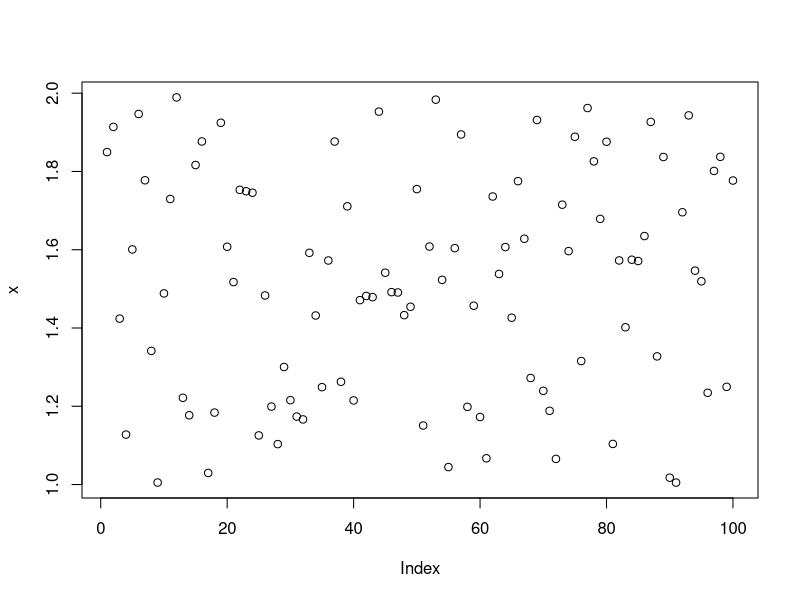
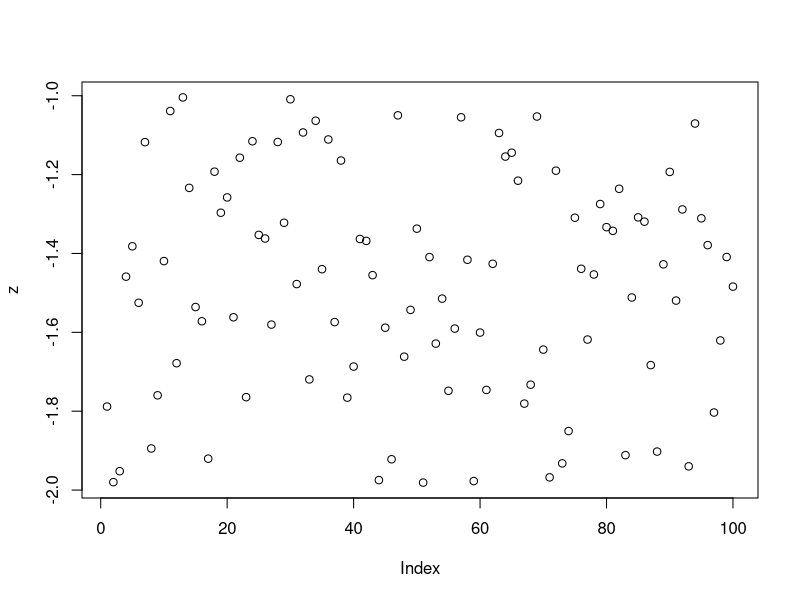
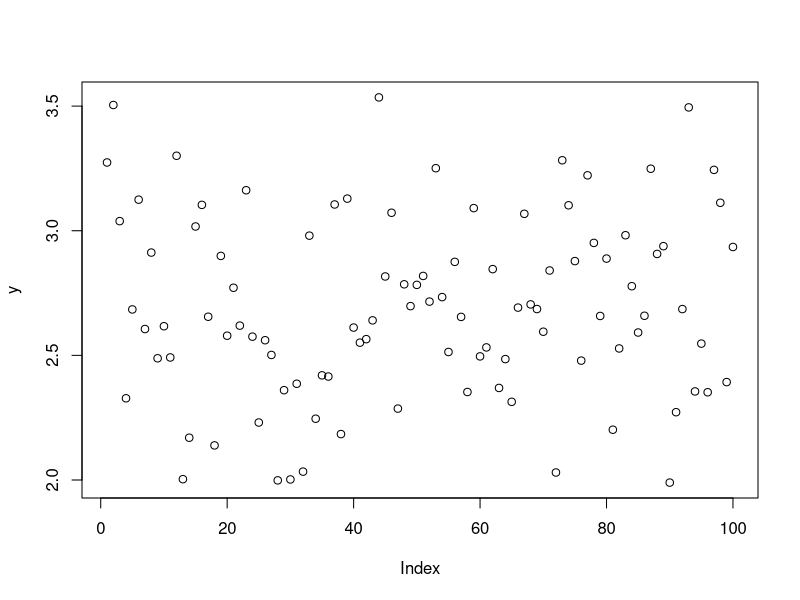
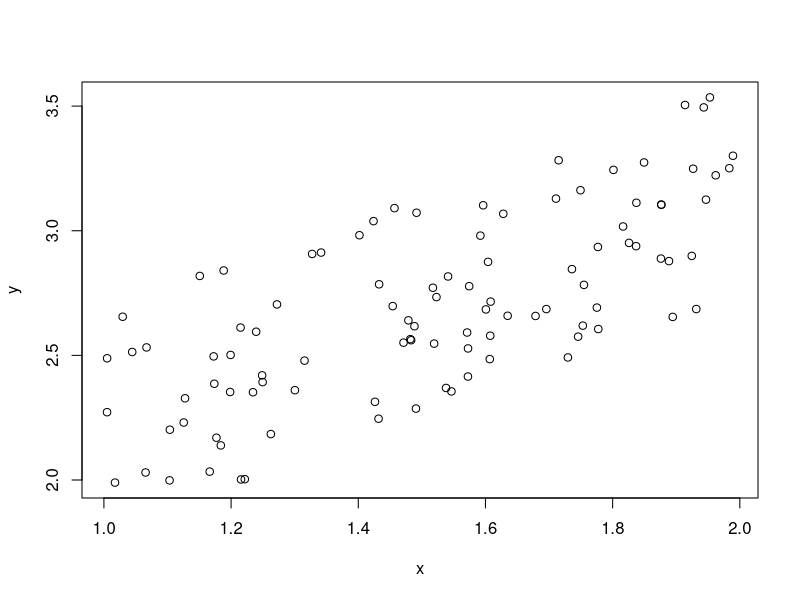
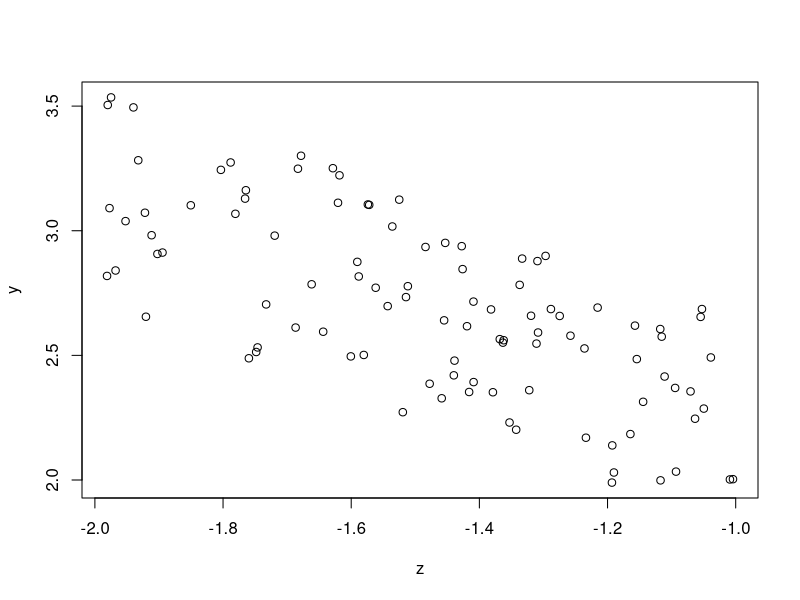
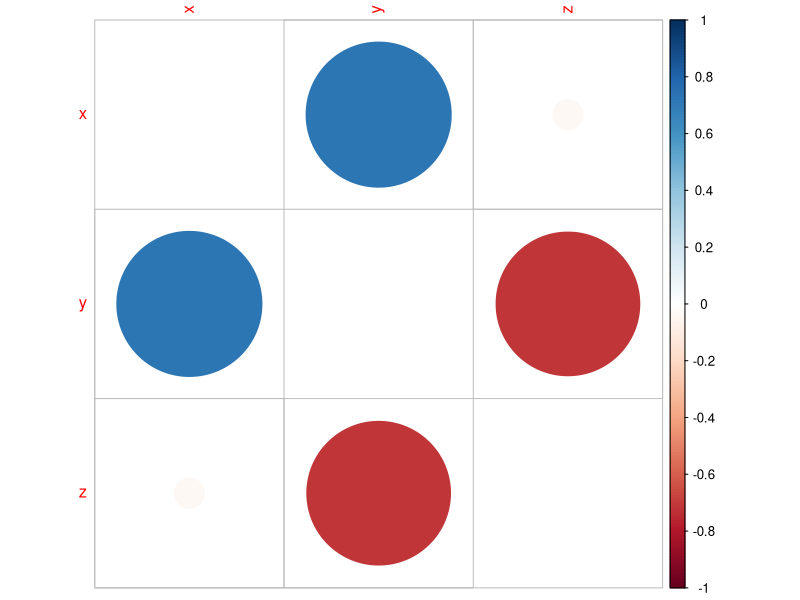

Recreate these plots in R, in order. (Note: this script raises an error after producing the figures.)
n <- 100
x <- runif(n, 1, 2)
z <- runif(n, -2, -1)
y <- (x * 0.9) + (z * -0.9)

plot(x)
plot(z)
plot(y)

plot(y ~ x * z)

corrplot::corrplot(cor(data.frame(x, y, z)), diag = FALSE)




library(ggplot2)
data("penguins")
setDT(penguins)

ggplot(penguins, aes(body_mass_g, bill_length_mm, color = sex)) +
	geom_point() +
	geom_smooth(method = 'glm') +
	theme_bw()


library(lme4)

m <- glm(bill_length_mm ~ body_mass_g * sex, data = penguins)

